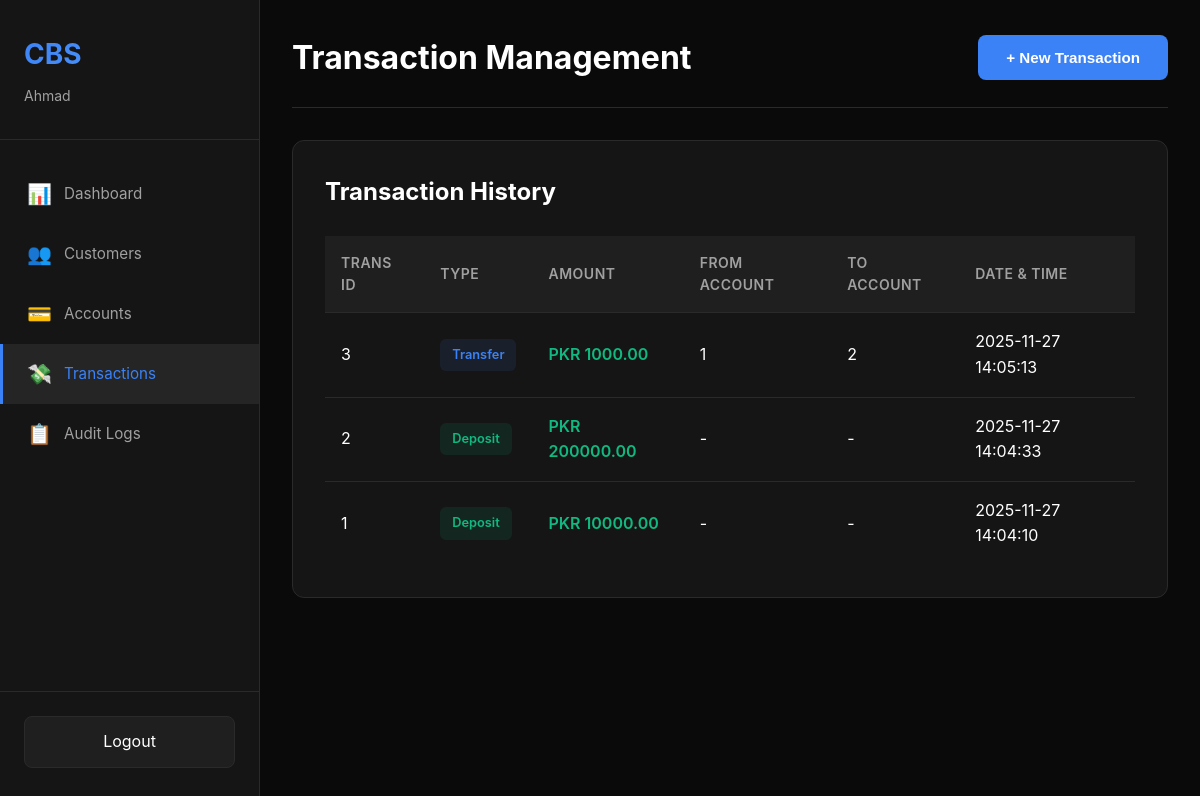
Page /transaction (signed in) on the committed database.
### app.py (models this page shows)
class TransactionLog(db.Model):
    TransID = db.Column(db.Integer, primary_key=True)
    FromAccount = db.Column(db.Integer)
    ToAccount = db.Column(db.Integer)
    Amount = db.Column(db.Float, nullable=False)
    Type = db.Column(db.String(20), nullable=False)
    DateTime = db.Column(db.DateTime, default=datetime.utcnow)
    UserID = db.Column(db.Integer)

### app.py (the view)
@app.route("/transaction")
@login_required
def transaction():
    transactions = TransactionLog.query.filter_by(UserID=session["user"]).order_by(TransactionLog.DateTime.desc()).all()
    accounts = Account.query.join(Customer).filter(Customer.UserID == session["user"]).all()
    return render_template("transaction.html", transactions=transactions, accounts=accounts)

### app.py (called while the page is built)
def login_required(fn):
    @wraps(fn)
    def wrapper(*args, **kwargs):
        if "user" not in session:
            return redirect("/login")
        return fn(*args, **kwargs)
    return wrapper

### Templates/transaction.html (shortened to what this page needs)
{% extends "base.html" %}
{% block content %}
<div class="page-header">
    <h1>Transaction Management</h1>
    <button class="btn btn-primary" onclick="toggleForm('transactionForm')">+ New Transaction</button>
</div>
<div class="content-box">
    <h2>Transaction History</h2>
    <div class="table-responsive">
        <table class="data-table">
            <thead>
                <tr>
                    <th>Trans ID</th>
                    <th>Type</th>
                    <th>Amount</th>
                    <th>From Account</th>
                    <th>To Account</th>
                    <th>Date & Time</th>
                </tr>
            </thead>
            <tbody>
                {% for trans in transactions %}
                <tr>
                    <td>{{ trans.TransID }}</td>
                    <td><span class="badge badge-{{ trans.Type.lower() }}">{{ trans.Type }}</span></td>
                    <td class="amount">PKR {{ "%.2f"|format(trans.Amount) }}</td>
                    <td>{{ trans.FromAccount or '-' }}</td>
                    <td>{{ trans.ToAccount or '-' }}</td>
                    <td>{{ trans.DateTime.strftime('%Y-%m-%d %H:%M:%S') }}</td>
                </tr>
                {% endfor %}
            </tbody>
        </table>
    </div>
</div>
{% endblock %}

### Static/style.css (style rules this page uses)
* { margin: 0; padding: 0; box-sizing: border-box; }
:root { --bg-primary: #0a0a0a; --bg-secondary: #151515; --bg-tertiary: #1f1f1f; --text-primary: #ffffff; --text-secondary: #a0a0a0; --accent-blue: #3b82f6; --accent-green: #10b981; --accent-red: #ef4444; --accent-yellow: #f59e0b; --border-color: #2a2a2a; --hover-bg: #252525; }
body { font-family: -apple-system, BlinkMacSystemFont, 'Segoe UI', Roboto, 'Helvetica Neue', Arial, sans-serif; background: var(--bg-primary); color: var(--text-primary); line-height: 1.6; }
.page-header { display: flex; justify-content: space-between; align-items: center; margin-bottom: 2rem; padding-bottom: 1.5rem; border-bottom: 1px solid var(--border-color); }
.page-header h1 { font-size: 2rem; font-weight: 700; }
.btn { padding: 0.875rem 1.75rem; border: none; border-radius: 8px; font-size: 0.95rem; font-weight: 600; cursor: pointer; transition: all 0.2s; text-decoration: none; display: inline-block; }
.btn-primary { background: var(--accent-blue); color: white; }
.content-box { background: var(--bg-secondary); border: 1px solid var(--border-color); border-radius: 12px; padding: 2rem; margin-bottom: 2rem; }
.content-box h2 { margin-bottom: 1.5rem; font-size: 1.5rem; }
.table-responsive { overflow-x: auto; }
.data-table { width: 100%; border-collapse: collapse; }
.data-table thead { background: var(--bg-tertiary); }
.data-table th { padding: 1rem; text-align: left; font-weight: 600; color: var(--text-secondary); font-size: 0.875rem; text-transform: uppercase; letter-spacing: 0.5px; }
.data-table td { padding: 1rem; border-top: 1px solid var(--border-color); }
.data-table tbody tr { transition: background 0.2s; }
.amount { font-weight: 600; color: var(--accent-green); }
.badge { padding: 0.375rem 0.75rem; border-radius: 6px; font-size: 0.8rem; font-weight: 600; display: inline-block; }
.badge-deposit { background: rgba(16, 185, 129, 0.1); color: var(--accent-green); }
.badge-transfer { background: rgba(59, 130, 246, 0.1); color: var(--accent-blue); }

### rows in the picture
TransactionLog: Amount "1000.00"
TransactionLog: Amount "200000.00"
TransactionLog: Amount "10000.00"

### other values in the picture
{{ session.username }} "Ahmad"
